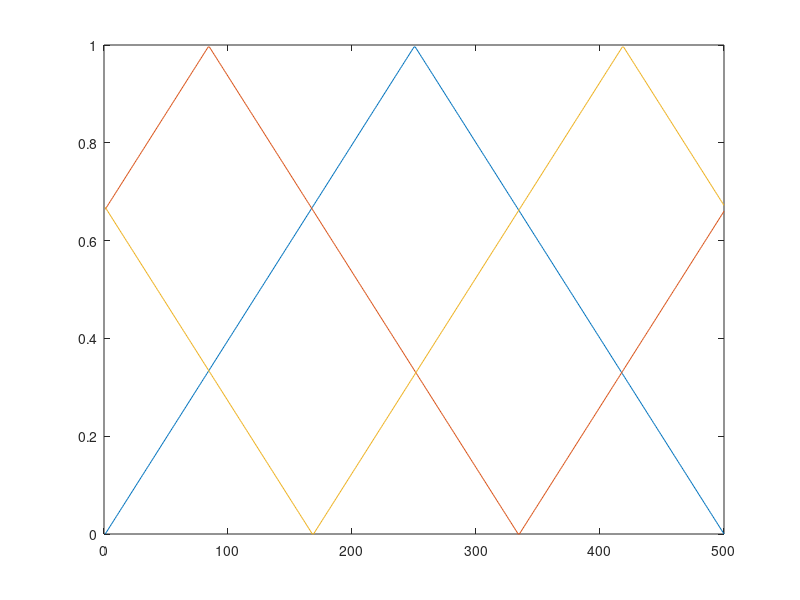

The MATLAB script that drew this image:
%%
function structured_light()

gen_sawtooths(3);


function gen_sawtooths(n)

t = [1:500];
y = zeros(n, length(t));

for i = [1:n]
    
    new_y =  sawtooth(t,floor(length(t)/n)*(i-1)+1);
    
    y(i,:) = new_y;
% y2 = sawtooth(t,floor(500/n));
% y3 = sawtooth(t,floor(500/3*2));
end


figure(1);
plot(t,y);


%% generate one sawtooth cycle
function y=sawtooth(t,phase)

y = zeros(size(t));
ynew = 2*[ [0:1:floor(t(end)/2-1)], [floor(t(end)/2-1):-1:0] ]/t(end);
y(1:length(ynew)) = ynew;

y = [y(phase:end), y(1:phase-1)];